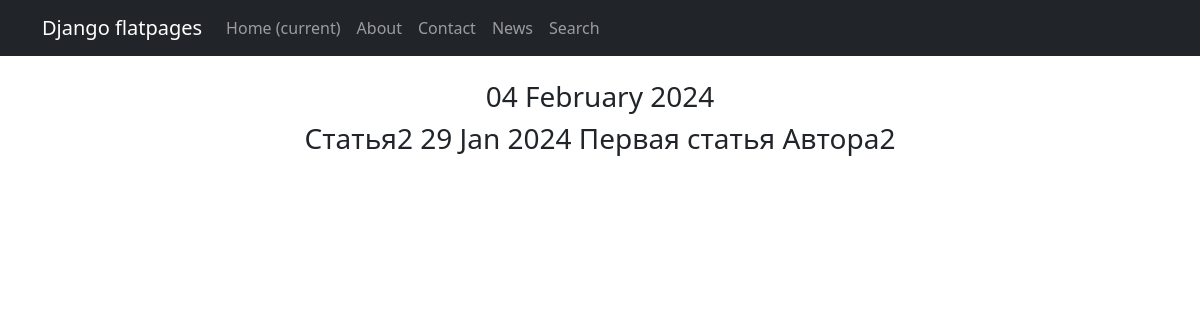
The page /news/2 on the database its author committed.
### news/models.py (models this page shows, shortened)
class Post(models.Model):
    author = models.ForeignKey(Author, on_delete=models.CASCADE)
    categoryType = models.CharField(max_length=2, choices=CATEGORY_CHOICES, default=ARTICLE) #Выбор статьи или новости
    dateCreation = models.DateTimeField(auto_now_add=True) #Дата и время создания
    postCategory = models.ManyToManyField(Category, through='PostCategory') #Доп связь с категориями
    title = models.CharField(max_length=128) #Заголовок
    text = models.TextField() #текст
    rating = models.SmallIntegerField(default=0) #Рейтинг

### news/views.py (the view)
# urls.py: path('<int:pk>', NewDetail.as_view(), name='post_detail')
class NewDetail(DetailView):
    model = Post
    template_name = 'flatpages/new.html'
    context_object_name = 'new'

### news/templatetags/castom_filters.py (called while the page is built)
@register.filter()
def censor(value):
    bad_words = ('редиска', 'редиски', 'редисками', 'бяка', 'бяки', 'бука', 'буки', 'буки!', 'буками')
    if not isinstance(value, str):
        raise TypeError(f"unresolved type '{type(value)}' expected  type 'str'")
    specialsimbols=('!', ',', '.', ':', ';')
    for word in value.split():
        if word[len(word)-1] in specialsimbols:
            word = word[:len(word)-1]
        if word.lower() in bad_words:
            value = value.replace(word, f"{word[0]}{'*' * (len(word) - 1)}")
    return value

### news/templatetags/castom_tags.py (called while the page is built)
@register.simple_tag()
def current_time(format_string='%b %d %Y'):
   return datetime.utcnow().strftime(format_string)

### templates/flatpages/new.html (shortened to what this page needs)
{% extends 'flatpages/default.html' %}
{% load castom_filters %}
{% load castom_tags %}
{% block content %}
    <br>
    <h3>{% current_time '%d %B %Y' %}</h3>
    <tr>
        <h3><td>{{ new.title|censor }}</td>
        <td>{{ new.dateCreation|date:'d M Y' }}</td>
        <td>{{ new.text|censor }}</td>
    </tr></h3><br>
{% endblock content %}

### rows shown on the page
Post: title|censor "Статья2", dateCreation "29 Jan 2024", text|censor "Первая статья Автора2"
